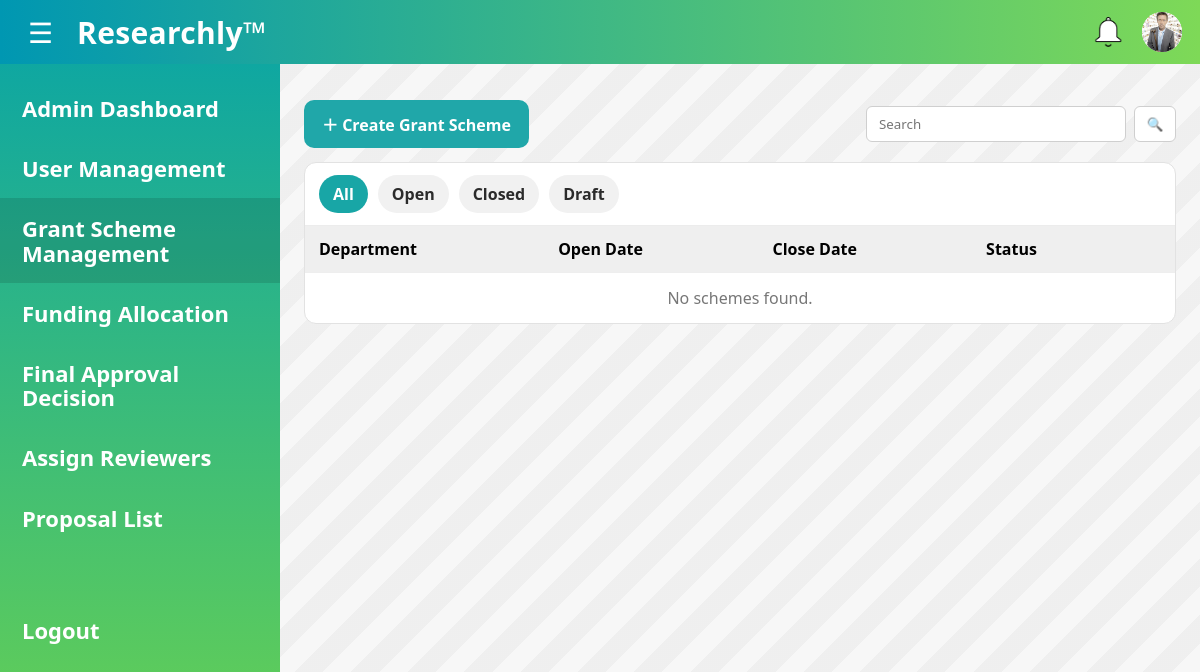
Page /admin/grants (signed in) on the earlier database version.
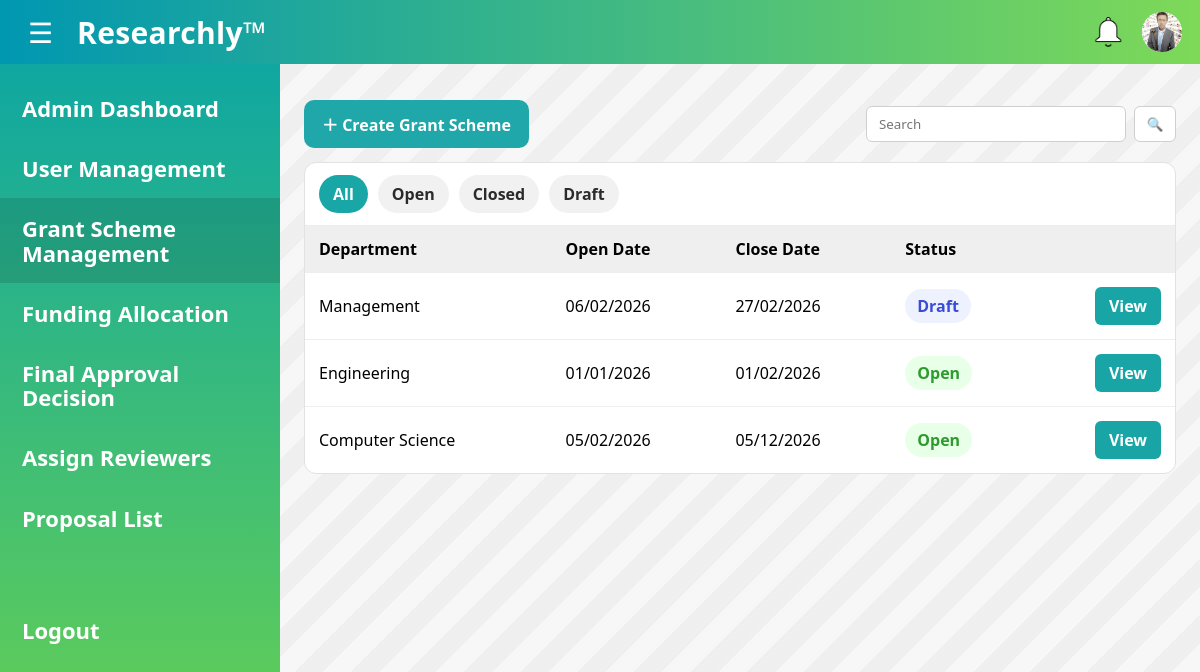
Same page on the later database version.
### main.py (models this page shows)
class UserProfile(db.Model):
    user_id = db.Column(db.String(36), db.ForeignKey('user.id'), primary_key=True)
    contact_number = db.Column(db.String(15), nullable=True)
    address = db.Column(db.String(100), nullable=True)
    emergency_contact_name = db.Column(db.String(80), nullable=True)
    emergency_contact_number = db.Column(db.String(15), nullable=True)
    profile_picture = db.Column(db.String(255), nullable=True)
    department_name = db.Column(db.String(80), nullable=True)
    role = db.Column(db.String(20), nullable=False, default="UNASSIGNED")
    created_at = db.Column(db.DateTime, default=lambda: datetime.now(timezone.utc), nullable=False)
    account_status = db.Column(db.String(15), nullable=False)

class GrantScheme(db.Model):
    scheme_id = db.Column(db.String(36), primary_key=True, default=lambda: str(uuid.uuid4()))
    admin_id = db.Column(
        db.String(36),
        db.ForeignKey('admin.admin_id'),
    )
    department_id = db.Column(
        db.String(36),
        db.ForeignKey('department.department_id'),
    )
    description = db.Column(db.String(500), nullable=False)
    eligibiliity = db.Column(db.String(500), nullable=False)
    open_date = db.Column(db.Date, nullable=False)
    close_date = db.Column(db.Date, nullable=False)
    max_budget = db.Column(db.Integer, nullable=False)
    project_duration_limit = db.Column(db.Integer, nullable=False)
    required_documents = db.Column(db.String(500), nullable=False)
    reporting_requirements = db.Column(db.String(500), nullable=False)
    scheme_status = db.Column(db.String(20), nullable=False)
    created_at = db.Column(db.DateTime, default=lambda:datetime.now(timezone.utc), nullable=False)
    updated_at = db.Column(db.DateTime, default=lambda:datetime.now(timezone.utc), onupdate=lambda:datetime.now(timezone.utc), nullable=False)

class Department(db.Model):
    department_id = db.Column(db.String(36), primary_key=True, default=lambda: str(uuid.uuid4()))
    hod_id = db.Column(
        db.String(36),
        db.ForeignKey('hod.hod_id')
    )
    department_name = db.Column(db.String(50), nullable=False)
    department_description = db.Column(db.String(500), nullable=False)

### main.py (the view)
@app.route("/admin/grants")
@login_required
@admin_required
def admin_grants():
    q = (request.args.get("q") or "").strip()
    status = (request.args.get("status") or "ALL").upper()
    prof = get_profile(current_user.id)
    query = db.session.query(GrantScheme, Department)\
        .outerjoin(Department, GrantScheme.department_id == Department.department_id)
    if status != "ALL":
        query = query.filter(db.func.upper(GrantScheme.scheme_status) == status)
    if q:
        like = f"%{q}%"
        query = query.filter(
            (Department.department_name.ilike(like)) |
            (GrantScheme.description.ilike(like))
        )
    rows = query.order_by(GrantScheme.created_at.desc()).all()
    return render_template(
        "admin_grant_scheme_management.html",
        rows=rows,
        q=q,
        status=status,
        prof=prof,
    )

### main.py (called while the page is built)
@login_manager.user_loader
def load_user(user_id):
    return User.query.get(user_id)

def get_profile(user_id: str):
    return UserProfile.query.filter_by(user_id=user_id).first()

def is_admin_user(user: User) -> bool:
    prof = get_profile(user.id)
    return bool(prof and prof.account_status == "ACTIVE" and prof.role == "ADMIN")

def admin_required(fn):
    @wraps(fn)
    def wrapper(*args, **kwargs):
        if not current_user.is_authenticated:
            return login_manager.unauthorized()
        if not is_admin_user(current_user):
            abort(403)
        return fn(*args, **kwargs)
    return wrapper

@app.context_processor
def inject_profile():
    if current_user.is_authenticated:
        return {"prof": get_profile(current_user.id)}
    return {"prof": None}

### templates/admin_grant_scheme_management.html (shortened to what this page needs)
<!DOCTYPE html>
<html lang="en">
<head>
  <link rel="stylesheet" href="{{ url_for('static', filename='css/admin_grant_scheme_management.css') }}">
  <link rel="stylesheet" href="{{ url_for('static', filename='css/colors.css') }}">
</head>
<body>
  <header class="topbar">
    <div class="left">
      <button class="hamburger" type="button" aria-label="Menu">&#9776;</button>
      <div class="brand">Researchly™</div>
    </div>
    <div class="icons">
      <span class="icon bell" title="Notifications"></span>
      <a href="{{ url_for('view_profile') }}" class="icon user" title="Profile">
        {% if prof and prof.profile_picture %}
          <img class="top-avatar"
               src="{{ url_for('static', filename='uploads/' ~ prof.profile_picture) }}"
               alt="Profile">
        {% else %}
          <span class="fallback-user">👤</span>
        {% endif %}
      </a>
    </div>
  </header>
  <main class="layout">
    <aside class="sidebar">
      <a class="side-link" href="{{ url_for('admin_dashboard') }}">Admin Dashboard</a>
      <a class="side-link" href="{{ url_for('admin_users', status='PENDING') }}">User Management</a>
      <a class="side-link active" href="{{ url_for('admin_grants', status='ALL', q=q) }}">Grant Scheme<br/>Management</a>
      <a class="side-link" href="#">Funding Allocation</a>
      <a class="side-link" href="#">Final Approval<br/>Decision</a>
      <a class="side-link" href="#">Assign Reviewers</a>
      <a class="side-link" href="#">Proposal List</a>
      <div class="side-spacer"></div>
      <a class="side-link logout" href="{{ url_for('logout') }}">Logout</a>
    </aside>
    <section class="content">
      <div class="toolbar">
        <a class="btn-create" href="{{ url_for('admin_grant_create') }}">＋ Create Grant Scheme</a>
        <form class="search" method="GET" action="{{ url_for('admin_grants') }}">
          <input type="text" name="q" value="{{ q }}" placeholder="Search">
          <button type="submit">🔍</button>
        </form>
      </div>
      <div class="card">
        <div class="tabs">
          <a class="tab {{ 'active' if status=='ALL' else '' }}" href="{{ url_for('admin_grants', status='ALL', q=q) }}">All</a>
          <a class="tab {{ 'active' if status=='OPEN' else '' }}" href="{{ url_for('admin_grants', status='OPEN', q=q) }}">Open</a>
          <a class="tab {{ 'active' if status=='CLOSED' else '' }}" href="{{ url_for('admin_grants', status='CLOSED', q=q) }}">Closed</a>
          <a class="tab {{ 'active' if status=='DRAFT' else '' }}" href="{{ url_for('admin_grants', status='DRAFT', q=q) }}">Draft</a>
        </div>
        <table class="table">
          <thead>
            <tr>
              <th>Department</th>
              <th>Open Date</th>
              <th>Close Date</th>
              <th>Status</th>
              <th></th>
            </tr>
          </thead>
          <tbody>
          {% for scheme, dept in rows %}
            <tr>
              <td>{{ dept.department_name if dept else '(No department linked)' }}</td>
              <td>{{ scheme.open_date.strftime('%d/%m/%Y') }}</td>
              <td>{{ scheme.close_date.strftime('%d/%m/%Y') }}</td>
              <td>
                <span class="badge {{ scheme.scheme_status|lower }}">{{ scheme.scheme_status|capitalize }}</span>
              </td>
              <td class="actions">
                <a class="btn-view" href="{{ url_for('admin_grant_view', scheme_id=scheme.scheme_id) }}">View</a>
              </td>
            </tr>
          {% else %}
            <tr><td colspan="5" class="empty">No schemes found.</td></tr>
          {% endfor %}
          </tbody>
        </table>
      </div>
    </section>
  </main>
</body>
</html>

### static/css/admin_grant_scheme_management.css (style rules this page uses)
* { box-sizing: border-box; font-family: "Segoe UI", Arial, sans-serif; }
body { margin: 0; min-height: 100vh; background: #f7f7f7; }
.topbar { height: 64px; padding: 0 18px; display: flex; align-items: center; justify-content: space-between; background: linear-gradient(90deg, var(--accent-2), var(--accent-1)); color: #fff; }
.topbar .left { display: flex; align-items: center; gap: 14px; }
.hamburger { border: none; background: transparent; color: #fff; font-size: 28px; cursor: pointer; padding: 6px 10px; border-radius: 10px; }
.brand { font-size: 30px; font-weight: 800; letter-spacing: 0.3px; }
.icons { display: flex; gap: 14px; align-items: center; }
.icon { width: 40px; height: 40px; display: inline-block; position: relative; }
.icon.bell { background-image: url('../img/white_bell.png'); background-size: contain; background-repeat: no-repeat; background-position: center; }
.icon.user { width: 40px; height: 40px; border-radius: 50%; overflow: hidden; display: inline-flex; align-items: center; justify-content: center; background: #fff; text-decoration: none; flex: 0 0 40px; }
.icon.user .top-avatar { width: 100%; height: 100%; object-fit: cover; display: block; }
.layout { display: grid; grid-template-columns: 280px 1fr; min-height: calc(100vh - 64px); }
.sidebar { background: linear-gradient(180deg, #0fa7a1, #6bd24f); padding: 14px 0; color: #fff; }
.side-link { display: block; padding: 18px 22px; color: #fff; text-decoration: none; font-weight: 700; font-size: 22px; line-height: 1.1; }
.side-link.active { background: rgba(0,0,0,0.12); }
.side-spacer { height: 40px; }
.side-link.logout { margin-top: 12px; }
.content { padding: 26px 24px 40px; background: repeating-linear-gradient( 135deg, rgba(0,0,0,0.03) 0, rgba(0,0,0,0.03) 20px, rgba(255,255,255,0) 20px, rgba(255,255,255,0) 40px ); }
.toolbar { display: flex; justify-content: space-between; align-items: center; gap: 14px; margin: 10px 0 14px; }
.btn-create { background: #20a7a9; color: #fff; text-decoration: none; font-weight: 800; padding: 12px 18px; border-radius: 10px; display: inline-flex; align-items: center; gap: 10px; }
.search { display: flex; gap: 8px; align-items: center; }
.search input { height: 36px; width: 260px; padding: 0 12px; border: 1px solid #cfcfcf; border-radius: 6px; background: #fff; }
.search button { height: 36px; width: 42px; border: 1px solid #cfcfcf; border-radius: 6px; background: #fff; cursor: pointer; }
.card { background: #fff; border-radius: 12px; border: 1px solid #e2e2e2; overflow: hidden; }
.tabs { display: flex; gap: 10px; padding: 12px 14px; border-bottom: 1px solid #ececec; }
.tab { padding: 8px 14px; border-radius: 999px; text-decoration: none; font-weight: 800; color: #2b2b2b; background: #f1f1f1; }
.tab.active { background: #18a6a6; color: #fff; }
.table { width: 100%; border-collapse: collapse; }
.table thead th { background: #efefef; text-align: left; padding: 12px 14px; font-weight: 800; }
.table tbody td { padding: 14px; border-top: 1px solid #eee; }
.actions { text-align: right; }
.btn-view { background: #19a5a5; color: #fff; text-decoration: none; font-weight: 800; padding: 8px 14px; border-radius: 6px; display: inline-block; }
.badge { padding: 6px 12px; border-radius: 999px; font-weight: 800; display: inline-block; }
.badge.open { background: #e8ffe8; color: #2d9b2d; }
.badge.draft { background: #eef2ff; color: #3a4bd6; }

### static/css/colors.css (style rules this page uses)
:root { --accent-1: #7ed957; --accent-2: #0097b2; --font-1: #28a5a8; }

Differences in the rows shown:
added GrantScheme: department_name "Management", open_date "06/02/2026", close_date "27/02/2026", scheme_status "Draft"
added GrantScheme: department_name "Engineering", open_date "01/01/2026", close_date "01/02/2026", scheme_status "Open"
added GrantScheme: department_name "Computer Science", open_date "05/02/2026", close_date "05/12/2026", scheme_status "Open"
Other differences:
text no longer shown: "No schemes found."
